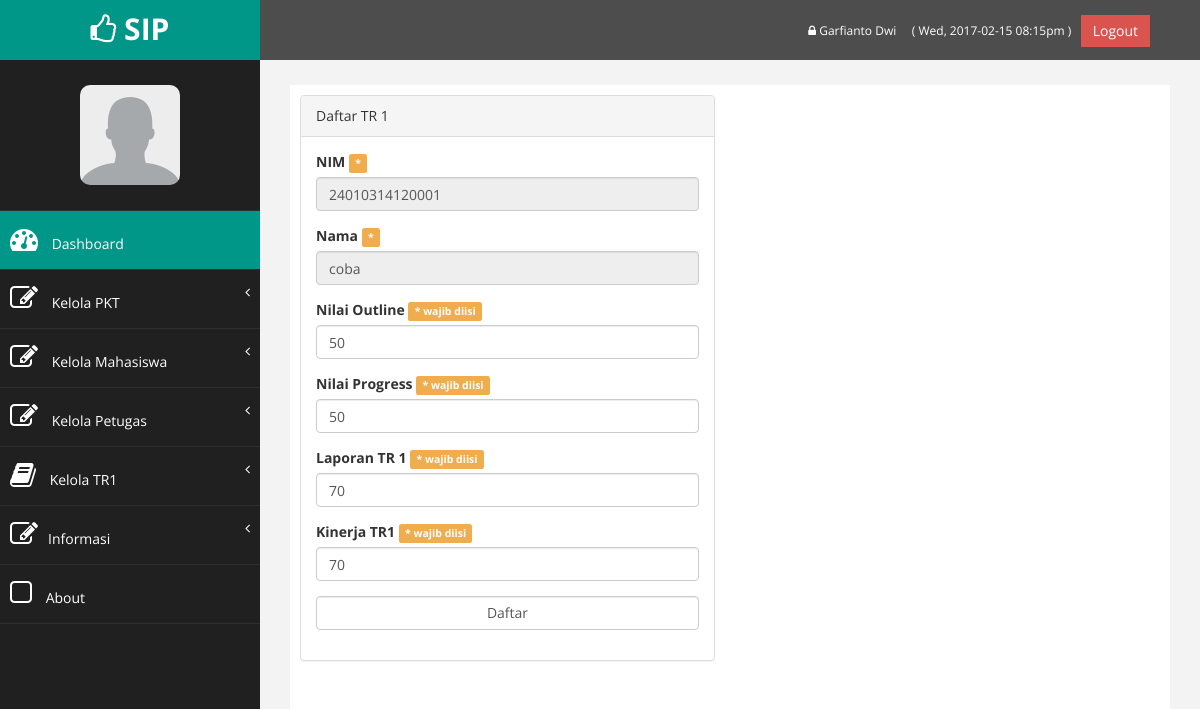
The page /dashboard/input_nilai_tr1.php?nim=24010314120001 (signed in) on the database its author committed.
### tables this page shows
CREATE TABLE `petugas` (
  `idpetugas` int(11) NOT NULL,
  `nama` varchar(30) NOT NULL,
  `email` varchar(50) NOT NULL,
  `password` varchar(50) NOT NULL
);

CREATE TABLE `nilai_outline` (
  `nim` varchar(14) NOT NULL,
  `identifikasi` int(11) NOT NULL,
  `rumusan` int(11) NOT NULL,
  `tujuan` int(11) NOT NULL,
  `metodologi` int(11) NOT NULL,
  `hipotesis` int(11) NOT NULL,
  `analisis` int(11) NOT NULL,
  `kontrak` int(11) NOT NULL,
  `nilai_total` int(11) NOT NULL,
  `tanggal` date NOT NULL
);

CREATE TABLE `nilai_tr1` (
  `nim` varchar(14) NOT NULL,
  `outline` int(11) NOT NULL,
  `progress` int(11) NOT NULL,
  `laporan` int(11) NOT NULL,
  `kinerja` int(11) NOT NULL,
  `huruf` varchar(11) NOT NULL,
  `nilai_akhir` int(11) NOT NULL
);

CREATE TABLE `anggota` (
  `nim` varchar(20) NOT NULL,
  `nama` varchar(30) NOT NULL,
  `password` varchar(50) NOT NULL,
  `alamat` varchar(150) NOT NULL,
  `kota` varchar(30) NOT NULL,
  `email` varchar(50) NOT NULL,
  `no_telp` varchar(15) NOT NULL,
  `id_wali` varchar(20) NOT NULL,
  `angkatan` varchar(10) NOT NULL,
  `judul` varchar(80) NOT NULL,
  `idlab` varchar(10) NOT NULL
);

CREATE TABLE `nilai_progress` (
  `nim` varchar(14) NOT NULL,
  `bahasa` int(11) NOT NULL,
  `substansi` int(11) NOT NULL,
  `penyajian` int(11) NOT NULL,
  `penguasaan_materi` int(11) NOT NULL,
  `analisis` int(11) NOT NULL,
  `penguasaan_pengetahuan` int(11) NOT NULL,
  `tanggal` date NOT NULL,
  `jumlah_total` int(11) NOT NULL
);

### dashboard/functions.php (called while the page is built, shortened)
<?php
	require_once('connect.php');
	$con = mysqli_connect($db_host, $db_username, $db_password, $db_database);
	$site_name="SIP";
	if(isset($_SESSION['sip_masuk_aja'])){
		if($_SESSION['sip_status']=='petugas'){
			$query = "SELECT * FROM petugas WHERE idpetugas=".$_SESSION['sip_masuk_aja']."";
			$petugas=mysqli_query($con,$query);
			$petugas=$petugas->fetch_object();
			$status=$_SESSION['sip_status'];
		}elseif($_SESSION['sip_status']=='anggota'){
			$query = "SELECT * FROM anggota WHERE nim=".$_SESSION['sip_masuk_aja']."";
			$anggota=mysqli_query($con,$query);
			$anggota=$anggota->fetch_object();
			$status=$_SESSION['sip_status'];
		}elseif($_SESSION['sip_status']=='dosen'){
			$query = "SELECT * FROM dosen WHERE nip=".$_SESSION['sip_masuk_aja']."";
			$dosen=mysqli_query($con,$query);
			$dosen=$dosen->fetch_object();
			$status=$_SESSION['sip_status'];
		}elseif($_SESSION['sip_status']=='lab'){
			$query = "SELECT * FROM lab WHERE idlab=".$_SESSION['sip_masuk_aja']."";
			$lab=mysqli_query($con,$query);
			$lab=$lab->fetch_object();
			$status=$_SESSION['sip_status'];
		}else {
			echo "Harap ulangi login";
		}
	}
	function test_input($data) {
		$data = trim($data);
		$data = stripslashes($data);
		$data = htmlspecialchars($data);
		return $data;
	}
?>

### dashboard/input_nilai_tr1.php (the view, shortened to what this page needs)
<?php
	require_once('sidebar.php');
	if (!isset($_POST['daftar'])) {
		$nim=$_GET['nim'];
		$nilai_total = $_GET['nilai_total'];
		$jumlah_total = $_GET['jumlah_total'];
		$query = " SELECT * FROM nilai_outline INNER JOIN nilai_progress ON nilai_outline.nim=nilai_progress.nim INNER JOIN anggota ON nilai_outline.nim=anggota.nim INNER JOIN nilai_tr1 ON anggota.nim=nilai_tr1.nim WHERE nilai_outline.nim='".$nim."'";
		$result = $con->query( $query );
		if (!$result){
			die ("Could not query the database: <br />". $con->error);
		}else{
			while ($row = $result->fetch_object()){
				$nim=$row->nim;
				$nama=$row->nama;
				$nilai_total = $row->nilai_total;
				$jumlah_total = $row->jumlah_total;
				$laporan1 = $row->laporan;
				$kinerja1 = $row->kinerja;
			}
		}
		}
		$outline=test_input($_POST['outline']);
		if ($outline=='') {
			$errorOutline='wajib diisi';
		}else{
			$validOutline=TRUE;
		}
		$progress=test_input($_POST['progress']);
		if ($progress=='') {
			$errorProgress='wajib diisi';
		}else{
			$validProgress=TRUE;
		}
		$laporan=test_input($_POST['laporan']);
		if ($laporan=='') {
			$errorLaporan='wajib diisi';
		}else{
			$validLaporan=TRUE;
		}
		$kinerja=test_input($_POST['kinerja']);
		if ($kinerja=='') {
			$errorKinerja='wajib diisi';
		}else{
			$validKinerja=TRUE;
		}
?>
<!DOCTYPE html>
<html>
<head>
</head>
<body>
<div class="row">
	<div class="col-md-6">
		<div class="panel panel-default">
			<div class="panel-heading">
				Daftar TR 1
			</div>
			<div class="panel-body">
				<div class="row">
					<div class="col-md-12">
						<form method="POST" role="form" autocomplete="on" action="<?php echo htmlspecialchars($_SERVER["PHP_SELF"]);?>">
							<div class="form-group">
								<label>NIM</label>&nbsp;<span class="label label-warning">* <?php if(isset($errorNim)) echo $errorNim;?></span>
								<input class="form-control" type="text" name="nim" maxlength="14" size="30" readonly placeholder="nim 14 digit angka" required value="<?php if(isset($nim)){echo $nim;} ?>">
							</div>
							<div class="form-group" >
								<label>Nama</label>&nbsp;<span class="label label-warning">* <?php if(isset($errorNama)) echo $errorNama;?></span>
								<input class="form-control" type="text" readonly name="nama" maxlength="50" size="30" placeholder="masukan nama" required value="<?php if(isset($nama)){echo $nama;} ?>">
							</div>
							<div class="form-group">
								<label>Nilai Outline</label>&nbsp;<span class="label label-warning">* <?php if(isset($errorOutline)) echo $errorOutline;?></span>
								<input class="form-control" type="text" name="outline" maxlength="50" size="30" placeholder="nilai outline" required value="<?php if(isset($nilai_total)){echo $nilai_total;} ?>">
							</div>
							<div class="form-group">
								<label>Nilai Progress</label>&nbsp;<span class="label label-warning">* <?php if(isset($errorProgress)) echo $errorProgress;?></span>
								<input class="form-control" type="text" name="progress" maxlength="50" size="30" placeholder="nilai progress" required value="<?php if(isset($jumlah_total)){echo $jumlah_total;} ?>">
							</div>
							<div class="form-group">
								<label>Laporan TR 1</label>&nbsp;<span class="label label-warning">* <?php if(isset($errorLaporan)) echo $errorLaporan;?></span>
								<input class="form-control" type="text" name="laporan" maxlength="50" size="30" placeholder="Ketercapaian indikator pada kontrak TR" required value="<?php if(isset($laporan1)){echo $laporan1;} ?>">
							</div>
							<div class="form-group">
								<label>Kinerja TR1</label>&nbsp;<span class="label label-warning">* <?php if(isset($errorKinerja)) echo $errorKinerja;?></span>
								<input class="form-control" type="text" name="kinerja" maxlength="50" size="30" placeholder="Ketercapaian indikator pada kontrak TR" required value="<?php if(isset($kinerja1)){echo $kinerja1;} ?>">
							</div>
							<div class="form-group">
								<input class="form-control" type="submit"  name="daftar" value="Daftar">
							</div>
						</form>
					</div>
				</div>
			</div>
		</div>
	</div>
</div>
<?php
include_once('footer.php');
?>

### dashboard/sidebar.php (shortened to what this page needs)
<?php
	require_once('functions.php');
?>
<!DOCTYPE html>
<html xmlns="http://www.w3.org/1999/xhtml">
<head>
    <link href="assets/css/bootstrap.css" rel="stylesheet" />
    <link href="assets/css/font-awesome.css" rel="stylesheet" />
    <link href="assets/css/custom.css" rel="stylesheet" />
</head>
<body>
    <div id="wrapper">
		<nav class="navbar navbar-default navbar-cls-top " role="navigation" style="margin-bottom: 0">
            <div class="navbar-header">
                <a class="navbar-brand" hKeloref="index.php"><i class="fa fa-thumbs-o-up"></i> <?php echo $site_name ?></a>
            </div>
			<div style="color: white; padding: 15px 50px 5px 50px; float: right; font-size: 16px;">
				<a href="profil.php" title='Ubah Password' style="color:#fff; font-size:12px;"><i class="fa fa-lock"></i> <?php if($status=="petugas") echo $petugas->nama; elseif($status=="dosen") echo $dosen->nama_dosen;elseif($status=="lab") echo $lab->nama_lab; else echo $anggota->nama; ?> </a>&nbsp;&nbsp;
				<a style="text-decoration: none; color:#fff; font-size:12px;"> <?php
					echo " ( ".date("D, Y-m-d") . " ". date("h:ia")." )&nbsp;&nbsp;";
				?>
				</a>
				<a href="logout.php" class="btn btn-danger square-btn-adjust">Logout</a>
			</div>
        </nav>
        <nav class="navbar-default navbar-side" role="navigation">
            <div class="sidebar-collapse">
                <ul class="nav" id="main-menu">
				<li class="text-center">
					<img src="assets/img/user/default.jpg" class="user-image img-responsive"/>
				</li>
				<li>
					<a class="active-menu" href="index.php"><i class="fa fa-dashboard fa-2x"></i> Dashboard</a>
				</li>
				<?php
				if($status=="petugas"){
					echo '<li>
						<a href="#"><i class="fa fa-edit fa-2x"></i> Kelola PKT<span class="fa arrow"></span></a>
						<ul class="nav nav-second-level">
							<li><a href="p_daftar_pkt.php">Pendaftaran PKT</a></li>
							<li><a href="daftar_pkt.php">Daftar Mahasiswa PKT</a></li>
							<li><a href="daftar_input_judul.php">Input Judul Mahasiswa PKT</a></li>
							<li><a href="daftar_judul.php">Daftar Judul Mahasiswa PKT</a></li>
							<li><a href="mhs_lab.php">Input penempatan mahasiswa</a></li>
							<li><a href="daftar_penempatan.php">Daftar penempatan mahasiswa</a></li>
							<li><a href="bimbingan.php">Input bimbingan mahasiswa</a></li>
							<li><a href="daftar_bimbingan.php">Daftar bimbingan mahasiswa</a></li>
							<li><a href="input_nilai_pkt1.php">Input nilai PKT</a></li>
							<li><a href="nilai_pkt.php">Daftar Nilai PKT</a></li>
						</ul>
					</li>
					<li>
						<a href="#"><i class="fa fa-edit fa-2x"></i> Kelola Mahasiswa<span class="fa arrow"></span></a>
						<ul class="nav nav-second-level">
							<li><a href="daftar_anggota.php">Data Anggota</a></li>
							<li><a href="tambah_anggota.php">Tambah Anggota</a></li>
						</ul>
					</li>
					<li>
						<a href="#"><i class="fa fa-edit fa-2x"></i> Kelola Petugas<span class="fa arrow"></span></a>
						<ul class="nav nav-second-level">
							<li><a href="daftar_petugas.php">Data Petugas</a></li>
							<li><a href="tambah_petugas.php">Tambah Petugas</a></li>
						</ul>
					</li>';
				}
				?>
				<li>
						<?php
							echo '<a href="#"><i class="fa fa-book fa-2x"></i> Kelola TR1';
						?>
					<span class="fa arrow"></span></a>
				</li>
				<li>
					<a href="#"><i class="fa fa-edit fa-2x"></i>Informasi<span class="fa arrow"></span></a>
				</li>
					<li>
                        <a  href="http://localhost/sip/index.php#about"><i class="fa fa-square-o fa-2x"></i> About</a>
					</li>
                </ul>
            </div>
        </nav>
        <div id="page-wrapper" >
            <div id="page-inner">

### dashboard/assets/css/custom.css (style rules this page uses)
body { font-family: 'Open Sans', sans-serif; }
#wrapper { width: 100%; background:#202020; }
#page-wrapper { padding: 15px 15px; min-height: 600px; background:#F3F3F3; }
#page-inner { width:100%; margin:10px 20px 10px 0px; background-color:#fff!important; padding:10px; min-height:1200px; }
.text-center { text-align:center; }
.square-btn-adjust { border: 0px solid transparent; -webkit-border-radius: 0px; -moz-border-radius: 0px; border-radius: 0px; }
.user-image { margin: 25px auto; -webkit-border-radius: 10px; -moz-border-radius: 10px; border-radius: 10px; max-height:100px; max-width:100px; }
.navbar-cls-top .navbar-brand { color: #fff; background: #009688; width: 260px; text-align: center; height: 60px; font-size: 30px; font-weight: 700; }
.active-menu { background-color:#009688!important; }
.arrow { float: right; }
.fa.arrow:before { content: "\f104"; }
.sidebar-collapse , .sidebar-collapse .nav { background:none; }
.sidebar-collapse .nav { padding:0; }
.sidebar-collapse .nav > li > a { color:#fff; background:#202020; text-shadow:none; }
.sidebar-collapse > .nav > li > a { padding:15px 10px; }
.sidebar-collapse > .nav > li { border-bottom: 1px solid rgba(107, 108, 109, 0.19); }
.navbar-side { border:none; background-color: #202020; }
.navbar-cls-top { background:#4D4D4D; border-bottom:none; }
.navbar-default { border:0px solid black; }
.navbar-header { background: #009688; }
.nav > li > a > i { margin-right:10px; }
@media (min-width:768px) { #page-wrapper { margin: 0 0 0 260px; padding: 15px 30px; min-height: 1200px; } }
@media (min-width:768px) { .navbar-side { z-index: 1; position: absolute; width: 260px; } }
@media (min-width:768px) { .navbar { border-radius: 0px; } }

### rows shown on the page
petugas: nama "Garfianto Dwi"
nilai_outline: nim "24010314120001", nama "coba", outline "50", progress "50", laporan "70", kinerja "70"

### other values the page prints
$site_name "SIP"
$errorOutline "wajib diisi"
$errorProgress "wajib diisi"
$errorLaporan "wajib diisi"
$errorKinerja "wajib diisi"
